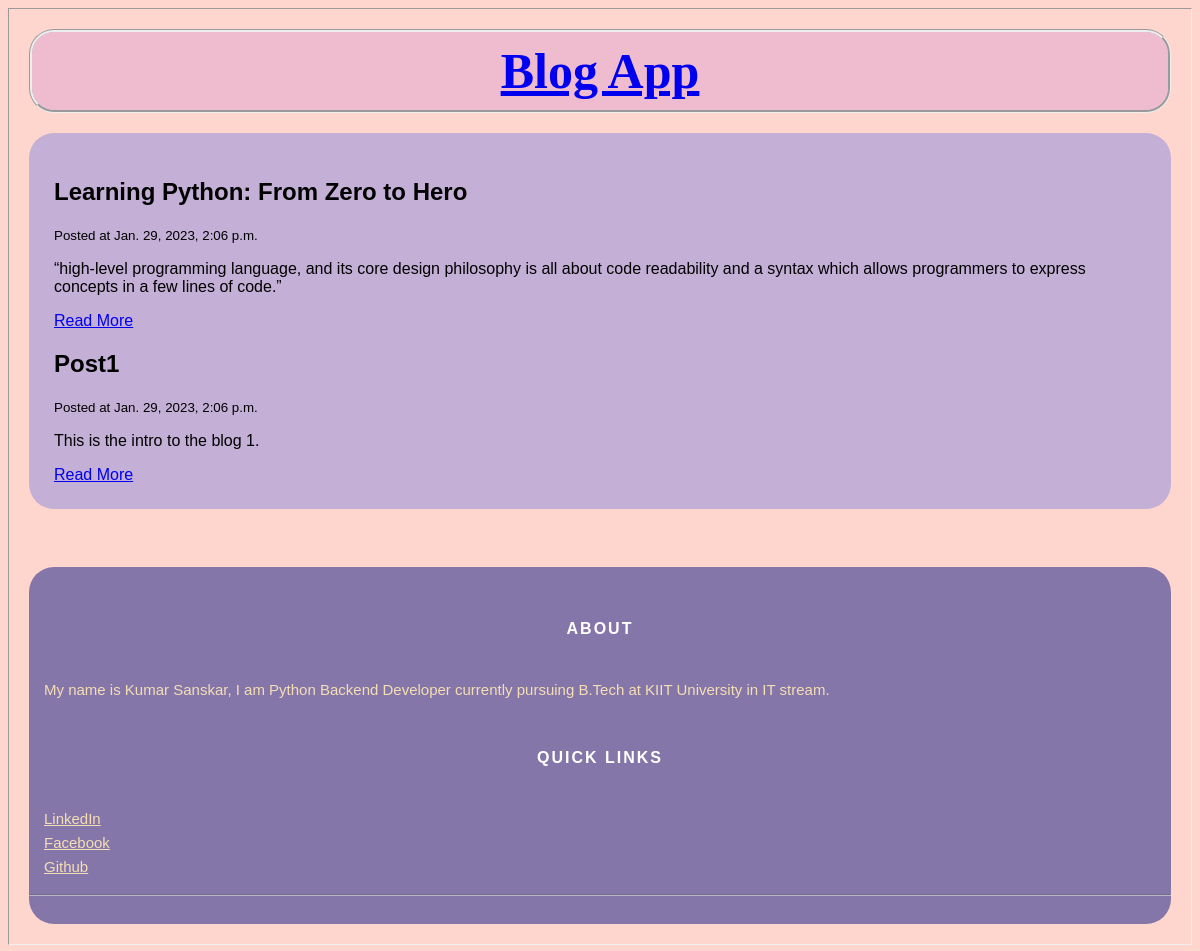
Before: / with the older database file.
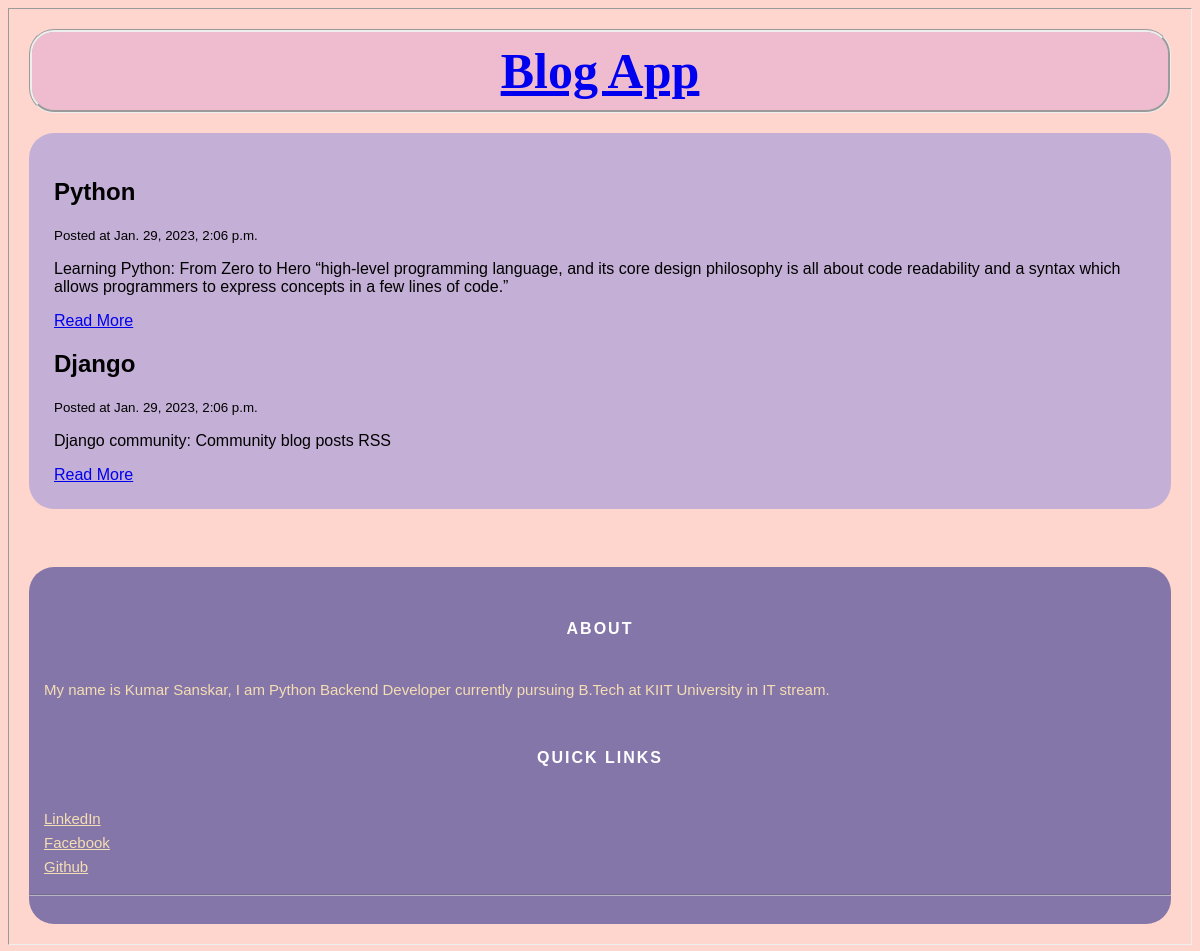
After: the same page with the newer database file.
### blog/models.py (models this page shows)
class Post(models.Model):
    title = models.CharField(max_length=1024)
    slug = models.SlugField()
    intro = models.TextField()
    body = models.TextField()
    date_added = models.DateTimeField(auto_now_add = True)
    class Meta:
        ordering = ['-date_added']

### blog/views.py (the view)
# urls.py: path('',frontpage,name = 'frontpage'),
def frontpage(request):
    posts = Post.objects.all()
    return render(request, 'blog/frontpage.html', {'posts': posts})

### blog/templates/blog/frontpage.html
{% extends 'blog/base.html' %}
{% block content %}
    {% for post in posts %}
        <div class="post block">
            <h2 class = "subtitle">{{ post.title }}</h2>
            <small>Posted at {{ post.date_added }}</small>
            <p>{{ post.intro }}</p>
            <a href="{% url 'post_detail' post.slug %}">Read More</a>
        </div>
        {% endfor %}
{% endblock %}

Changed rows visible on the page:
changed Post: title "Learning Python: From Zero to Hero" → "Python"; intro "“high-level programming language, and…" → "Learning Python: From Zero to Hero “high-level programming language, and…"
changed Post: title "Post1" → "Django"; intro "This is the intro to the blog 1." → "Django community: Community blog posts RSS"
